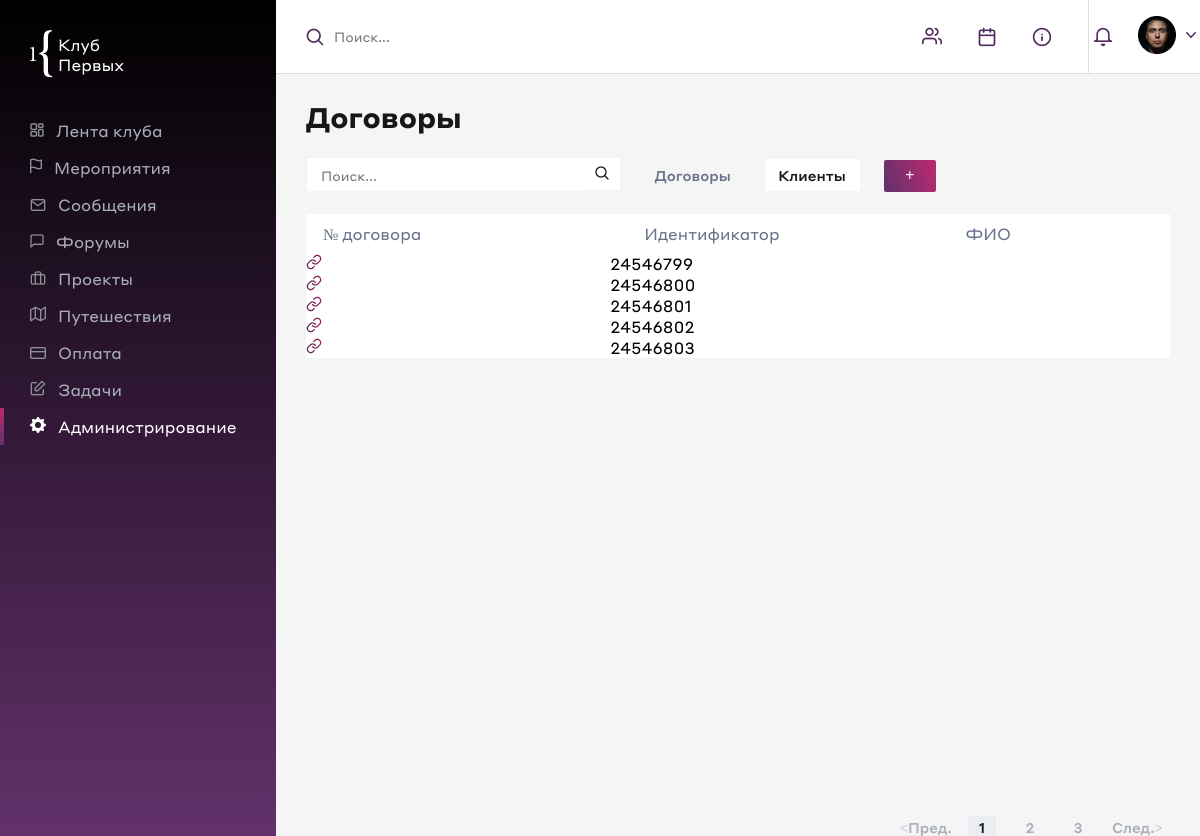
Before: /contracts/ with the older database file.
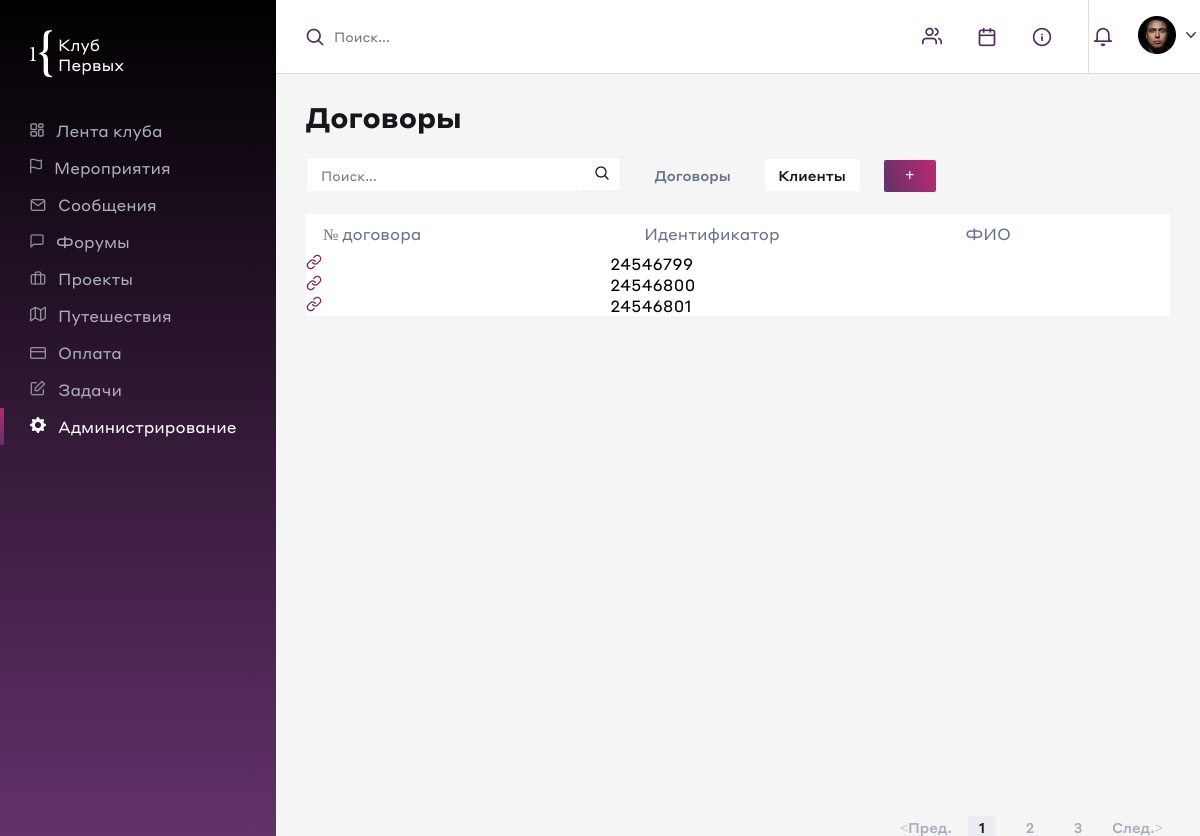
After: the same page with the newer database file.
### main/models.py (models this page shows, shortened)
class Contract(models.Model):
    class Statuses(models.TextChoices):
        directed = 'Направлен', 'Направлен'
        signed = 'Подписан', 'Подписан'
        canceled = 'Отменен', 'Отменен'
        refusal = 'Отказ', 'Отказ'
    number = models.PositiveBigIntegerField('Номер договора', default=24546799, null=False)
    contract_template = models.ForeignKey(ContractTemplate, on_delete=models.CASCADE, null=False)
    payment = models.FileField('Счет на оплату', null=True, upload_to='payment/',
                               validators=[check_format_of_payment], blank=True)
    signed_contract = models.FileField('Подписанный договор', upload_to='signed_contract/',
                                       null=True)
    date_created = models.DateField('Дата генерации', default=timezone.now())
    date_signed = models.DateField('Дата подписания', blank=True, null=True)
    status = models.CharField('Статус', choices=Statuses.choices, default=Statuses.directed, max_length=50)
    full_name = models.CharField('ФИО', null=False, max_length=150)
    amount = models.PositiveIntegerField('Сумма', null=True)
    name = models.CharField('Название', max_length=300, null=False)
    passport = models.CharField('Паспорт', max_length=9, blank=True, null=True)
    email = models.EmailField('Почта', max_length=50, blank=True, null=True)
    phone = models.CharField('Телефон', max_length=20, blank=True, null=True)
    identifier = models.CharField('Индетификатор', max_length=50, blank=True, null=True)
    class Meta:
        verbose_name = 'Контракт'
        verbose_name_plural = 'Контракты'
    def get_absolute_url(self):
        return reverse('contract_detail', kwargs={'contract_number': str(self.number)})

### main/views.py (the view)
# urls.py: path('contracts/', views.ContractListView.as_view(), name='contract_list'),
class ContractListView(ContractListMixin, View):
    queryset = Contract.objects.all()
    template_name = 'contract_list.html'

### main/utils.py (called while the page is built)
    def get(self, request):
        paginator = Paginator(self.queryset, 5)
        page_number = request.GET.get('page')
        page_obj = paginator.get_page(page_number)
        template_name = self.template_name
        return render(request, template_name, {'contract_list': page_obj})

### templates/contract_list.html (shortened to what this page needs)
{% load static %}
<!DOCTYPE html>
<html lang="en">
<head>
    <link rel="stylesheet" href="{% static 'admin.css' %}" class="css" />
</head>
<body>
    <div class="admin_navbar">
        <div class="admin_navbar_logo"><img src="{% static 'admin_img/cotf_logo.png' %}"></div>
        <div class="admin_navbar_menu">
            <div class="admin_navbar_menu_item">
                <div class="item_indicator"></div>
                <div class="item_logo"><img src="{% static 'admin_img/panel/news.png' %}"></div>
                <div class="item_link">Лента клуба</div>
            </div>
            <div class="admin_navbar_menu_item">
                <div class="item_indicator"></div>
                <div class="item_logo"><img src="{% static 'admin_img/panel/merop.png' %}"></div>
                <div class="item_link">Мероприятия</div>
            </div>
            <div class="admin_navbar_menu_item">
                <div class="item_indicator"></div>
                <div class="item_logo"><img src="{% static 'admin_img/panel/messages.png' %}"></div>
                <div class="item_link">Сообщения</div>
            </div>
            <div class="admin_navbar_menu_item">
                <div class="item_indicator"></div>
                <div class="item_logo"><img src="{% static 'admin_img/panel/forums.png' %}"></div>
                <div class="item_link">Форумы</div>
            </div>
            <div class="admin_navbar_menu_item">
                <div class="item_indicator"></div>
                <div class="item_logo"><img src="{% static 'admin_img/panel/projs.png' %}"></div>
                <div class="item_link">Проекты</div>
            </div>
            <div class="admin_navbar_menu_item">
                <div class="item_indicator"></div>
                <div class="item_logo"><img src="{% static 'admin_img/panel/travels.png' %}"></div>
                <div class="item_link">Путешествия</div>
            </div>
            <div class="admin_navbar_menu_item">
                <div class="item_indicator"></div>
                <div class="item_logo"><img src="{% static 'admin_img/panel/pay.png' %}"></div>
                <div class="item_link">Оплата</div>
            </div>
            <div class="admin_navbar_menu_item">
                <div class="item_indicator"></div>
                <div class="item_logo"><img src="{% static 'admin_img/panel/tasks.png' %}"></div>
                <div class="item_link">Задачи</div>
            </div>
            <div class="admin_navbar_menu_item">
                <div class="item_indicator item_indicator_active"></div>
                <div class="item_logo"><img src="{% static 'admin_img/panel/administration.png' %}"></div>
                <div class="item_link item_link_active">Администрирование</div>
            </div>
        </div>
    </div>
    <div class="admin_content">
        <div class="searchbar">
            <div class="admin_panel_search">
                <div class="admin_search_box">
                    <div><img src="{% static 'admin_img/topabr/search_search.png' %}"></div>
                    <input type="text" placeholder="Поиск...">
                </div>
                <div class="admin_search_control">
                    <div><img src="{% static 'admin_img/topabr/peoples_search.png' %}"></div>
                    <div><img src="{% static 'admin_img/topabr/calendar_search.png' %}"></div>
                    <div><img src="{% static 'admin_img/topabr/news_search.png' %}"></div>
                </div>
            </div>
            <div class="admin_panel_cab_link">
                <div class="cab_link_col"><img src="{% static 'admin_img/topabr/colocol.png' %}"></div>
                <div class="cab_link_photo"><img src="{% static 'admin_img/topabr/photo.png' %}"></div>
                <div class="cab_link_dropdown"><img src="{% static 'admin_img/topabr/dropdown.png' %}"></div>
            </div>
        </div>
        <div class="main_content">
            <div class="admin_content_title">Договоры</div>
            <div class="admin_content_control_panel">
                <div class="admin_search" >
                    <input type="text" placeholder="Поиск..." />
                    <button><img src="{% static 'admin_img/search.png' %}"></button>
                </div>
                <div class="admin_template_link" ><a href="/">Договоры</a></div>
                <div class="admin_contract_link active_link" ><a href="{% url 'contract_list' %}">Клиенты</a></div>
                <div class="admin_create_template" ><a href="{% url 'tem_form' %}">+</a></div>
            </div>
            <div class="all_contract_wrapper">
                <div class="all_contract">
                    <div class="contract_table_header">
                        <div class="contract_table_header_td">№ договора</div>
                        <div class="contract_table_header_td">Идентификатор</div>
                        <div class="contract_table_header_td">ФИО</div>
                    </div>
                    {% for contracts in contract_list %}
                    <div class="contract_table_row">
                        <div class="contract_table_cell">
                            <a href="{{ contracts.get_absolute_url }}">
                                <img src="{% static 'admin_img/link_templ_creation.png' %}">
                            </a>
                        </div>
                        <div class="contract_table_cell">{{ contracts.number }}</div>
                    </div>
                    {% endfor %}
                </div>
            </div>
            <div class="admin_template_paginator">
                <div class="paginator_prev page_prev">&lt;Пред.</div>
                <div class="page_number active_page">1</div>
                <div class="page_number">2</div>
                <div class="page_number">3</div>
                <div class="paginator_next page_next">След.&gt;</div>
            </div>
        </div>
    </div>
</body>
</html>

### static/admin.css (style rules this page uses)
* { padding: 0; margin: 0; font-family: "Styrene A Web"; }
body { background-color: #f5f5f5; }
.admin_navbar { position: absolute; top: 0; bottom: 0; left: 0; width: 276px; background: linear-gradient(black, #63316B); color: white; }
.admin_content { position: absolute; top: 0; bottom: 0; right: 0; left: 276px; }
.main_content { height: calc(100% - 99px); padding-left: 30px; padding-right: 30px; padding-top: 25px; }
.admin_content_title { font-weight: bold; font-size: 28px; color: #17161A; }
.admin_content_control_panel { margin: 22px 0; }
.admin_search, .admin_template_link, .admin_contract_link, .admin_create_template { display: inline-block; }
.admin_search { width: 313px; height: 32px; background-color: white; margin-right: 20px; border: 1px solid #F1F1F1; font-size: 14px; line-height: 32px; }
.admin_template_link, .admin_contract_link { width: 95px; height: 32px; text-align: center; border-radius: 2px; font-weight: 500; font-size: 14px; line-height: 32px; margin-right: 20px; }
.active_link { background-color: white; }
.active_link a { color: #171619!important; }
.admin_template_link a, .admin_contract_link a, .admin_create_template a { text-decoration: none; color: #6A728A; }
.admin_search input { height: 28px; border-color: transparent; outline: none; padding-left: 12px; width: 259px; }
.admin_search button { height: 32px; width: 32px; background-color: transparent; border: none; }
.admin_create_template a { color: white!important; font-weight: 900; display: block; text-align: center; width: 52px; color: white; height: 32px; line-height: 30px; background: linear-gradient(71.59deg, #60326B 0%, #BD2971 100%); border-radius: 2px; }
.admin_template_paginator { float: right; display: flex; margin-top: 20px; }
.admin_template_paginator > div { margin: 0 10px; text-align: center; color: #A8AEBA; font-weight: 500; font-size: 14px; line-height: 22px; cursor: pointer; width: 28px; height: 25px; }
.active_page { background-color: #EAEEF2!important; color: #171619!important; }
.page_next, .page_prev { width: 48px!important; }
.contract_table_header_td { display: inline-block; line-height: 39px; color: #6A728A; padding-left: 17px; }
.contract_table_cell { display: inline-block; }
.all_contract { background-color: white; width: 4000px; }
.all_contract_wrapper { width: 100%; height: 79%; overflow: scroll; }
.contract_table_cell, .contract_table_header_td { width: 300px; }
.admin_navbar_logo { padding-left: 30px; padding-top: 30px; padding-bottom: 30px; }
.admin_navbar_menu_item { display: flex; align-items: center; }
.item_indicator { height: 37px; width: 4px; margin-right: 26px; background-color: transparent; }
.item_indicator_active { background: linear-gradient( #BA2971 0%,#63316B 100%); }
.item_logo { padding-right: 12px; }
.item_link { cursor: pointer; color: #A8AEBA; }
.item_link_active { color: white; }
.searchbar { height: 73px; width: 100%; background-color: white; display: flex; justify-content: space-between; border-bottom: 1px solid #E1DDD6; }
.admin_panel_cab_link { width: 12%; display: flex; align-items: center; justify-content: center; border-left: 1px solid #E1DDD6; }
.cab_link_col { margin-right: 25px; padding-top: 5px; }
.cab_link_photo { margin-right: 10px; }
.cab_link_dropdown { padding-bottom: 10px; }
.admin_panel_search { width: 88%; display: flex; justify-content: space-between; align-items: center; }
.admin_search_control, .admin_search_box { display: flex; }
.admin_search_control > div { padding-right: 36px; padding-top: 5px; }
.admin_search_box { padding-left: 30px; }
.admin_search_box input { border: none; outline: none; width: 580px; }
.admin_search_box > div { padding-top: 5px; padding-right: 10px; }

Changed rows visible on the page:
removed Contract: number "24546802"
removed Contract: number "24546803"
